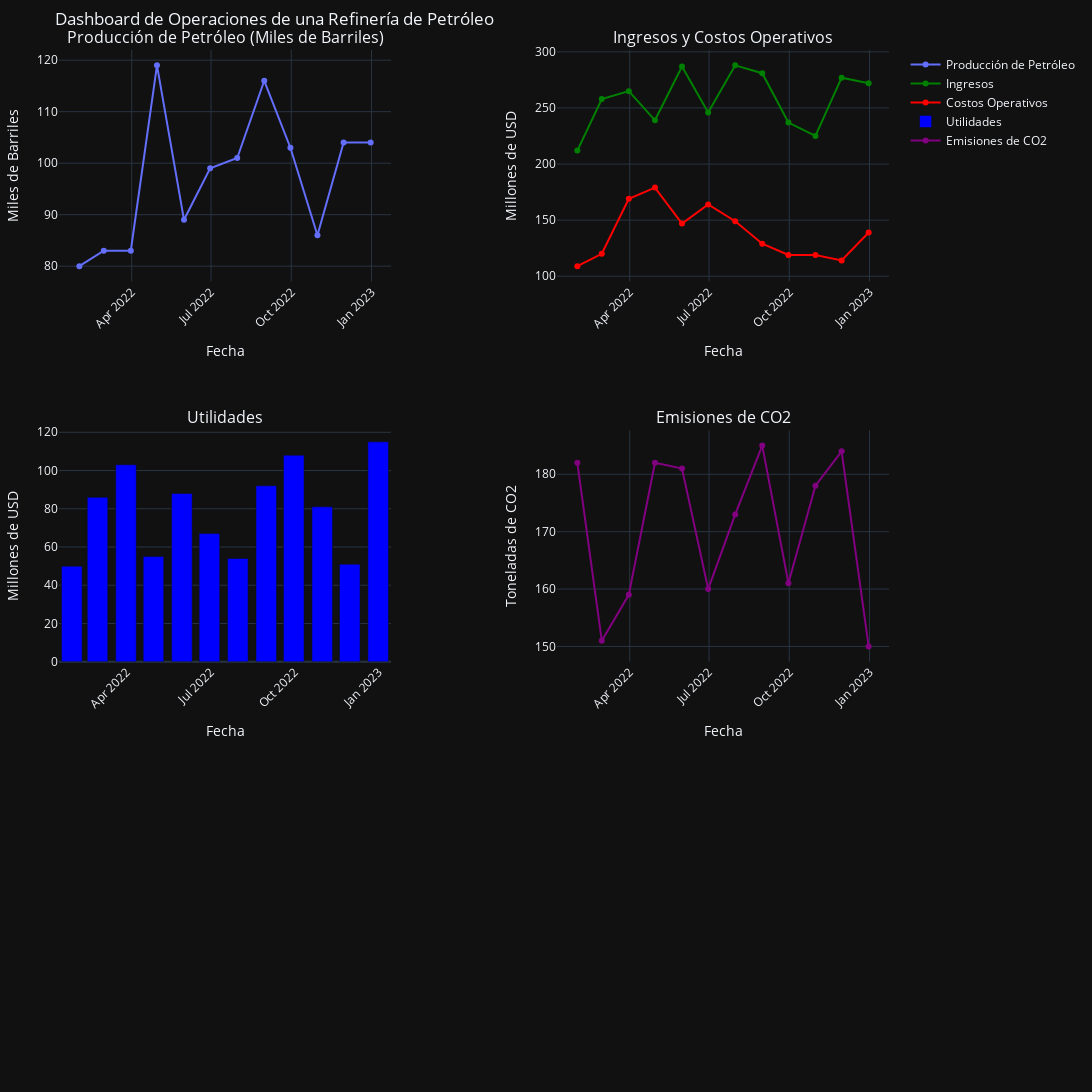

This figure's notebook cell:
### Code cell
import pandas as pd
import numpy as np
import plotly.subplots as sp
from plotly import graph_objs as go

# Generar datos ficticios
np.random.seed(0)
dates = pd.date_range(start="2022-01-01", end="2023-01-01", freq="M")
data = pd.DataFrame({
    "Fecha": dates,
    "Produccion_petroleo": np.random.randint(80, 120, len(dates)),  # Producción en miles de barriles
    "Ingresos": np.random.randint(200, 300, len(dates)),  # Ingresos en millones de dólares
    "Costos_Operacion": np.random.randint(100, 180, len(dates)),  # Costos en millones de dólares
    "Emisiones_CO2": np.random.randint(150, 200, len(dates)),  # Emisiones en toneladas
    "Utilidades": np.random.randint(50, 120, len(dates))  # Utilidades en millones de dólares
})
data.set_index("Fecha", inplace=True)

# Crear subplots para el dashboard
fig = sp.make_subplots(
    rows=3, cols=2, 
    subplot_titles=(
        "Producción de Petróleo (Miles de Barriles)", 
        "Ingresos y Costos Operativos",
        "Utilidades", 
        "Emisiones de CO2"
    ),
    vertical_spacing=0.15,  # Espaciado vertical entre subplots
    horizontal_spacing=0.20  # Espaciado horizontal entre subplots
)

# Gráfico 1: Producción de petróleo
fig.add_trace(go.Scatter(x=data.index, y=data["Produccion_petroleo"], mode='lines+markers', name="Producción de Petróleo"),
              row=1, col=1)

# Gráfico 2: Ingresos y Costos Operativos
fig.add_trace(go.Scatter(x=data.index, y=data["Ingresos"], mode='lines+markers', name="Ingresos", line=dict(color='green')),
              row=1, col=2)
fig.add_trace(go.Scatter(x=data.index, y=data["Costos_Operacion"], mode='lines+markers', name="Costos Operativos", line=dict(color='red')),
              row=1, col=2)

# Gráfico 3: Utilidades
fig.add_trace(go.Bar(x=data.index, y=data["Utilidades"], name="Utilidades", marker=dict(color='blue')),
              row=2, col=1)

# Gráfico 4: Emisiones de CO2
fig.add_trace(go.Scatter(x=data.index, y=data["Emisiones_CO2"], mode='lines+markers', name="Emisiones de CO2", line=dict(color='purple')),
              row=2, col=2)

# Ajustar layout del dashboard
fig.update_layout(
    title="Dashboard de Operaciones de una Refinería de Petróleo",
    height=1200,  # Altura total aumentada
    width=1600,   # Ancho total aumentado
    showlegend=True, 
    template="plotly_dark",
    margin=dict(l=50, r=50, t=50, b=50)  # Márgenes ajustados
)

# Ajustar ejes y etiquetas
fig.update_xaxes(title_text="Fecha", tickangle=-45, row=1, col=1)  # Rotar etiquetas del eje X
fig.update_yaxes(title_text="Miles de Barriles", row=1, col=1)

fig.update_xaxes(title_text="Fecha", tickangle=-45, row=1, col=2)  # Rotar etiquetas del eje X
fig.update_yaxes(title_text="Millones de USD", row=1, col=2)

fig.update_xaxes(title_text="Fecha", tickangle=-45, row=2, col=1)  # Rotar etiquetas del eje X
fig.update_yaxes(title_text="Millones de USD", row=2, col=1)

fig.update_xaxes(title_text="Fecha", tickangle=-45, row=2, col=2)  # Rotar etiquetas del eje X
fig.update_yaxes(title_text="Toneladas de CO2", row=2, col=2)

# Mostrar el dashboard
fig.show()

### Figure 1 — Plotly figure (JSON) as saved in the notebook; plotly's stock layout.template omitted (floating-point values rounded to 4 significant figures)
{"data": [{"mode": "lines+markers", "name": "Producción de Petróleo", "type": "scatter", "x": ["2022-01-31T00:00:00", "2022-02-28T00:00:00", "2022-03-31T00:00:00", "2022-04-30T00:00:00", "2022-05-31T00:00:00", "2022-06-30T00:00:00", "2022-07-31T00:00:00", "2022-08-31T00:00:00", "2022-09-30T00:00:00", "2022-10-31T00:00:00", "2022-11-30T00:00:00", "2022-12-31T00:00:00"], "xaxis": "x", "y": [80, 83, 83, 119, 89, 99, 101, 116, 103, 86, 104, 104], "yaxis": "y"}, {"line": {"color": "green"}, "mode": "lines+markers", "name": "Ingresos", "type": "scatter", "x": ["2022-01-31T00:00:00", "2022-02-28T00:00:00", "2022-03-31T00:00:00", "2022-04-30T00:00:00", "2022-05-31T00:00:00", "2022-06-30T00:00:00", "2022-07-31T00:00:00", "2022-08-31T00:00:00", "2022-09-30T00:00:00", "2022-10-31T00:00:00", "2022-11-30T00:00:00", "2022-12-31T00:00:00"], "xaxis": "x2", "y": [212, 258, 265, 239, 287, 246, 288, 281, 237, 225, 277, 272], "yaxis": "y2"}, {"line": {"color": "red"}, "mode": "lines+markers", "name": "Costos Operativos", "type": "scatter", "x": ["2022-01-31T00:00:00", "2022-02-28T00:00:00", "2022-03-31T00:00:00", "2022-04-30T00:00:00", "2022-05-31T00:00:00", "2022-06-30T00:00:00", "2022-07-31T00:00:00", "2022-08-31T00:00:00", "2022-09-30T00:00:00", "2022-10-31T00:00:00", "2022-11-30T00:00:00", "2022-12-31T00:00:00"], "xaxis": "x2", "y": [109, 120, 169, 179, 147, 164, 149, 129, 119, 119, 114, 139], "yaxis": "y2"}, {"marker": {"color": "blue"}, "name": "Utilidades", "type": "bar", "x": ["2022-01-31T00:00:00", "2022-02-28T00:00:00", "2022-03-31T00:00:00", "2022-04-30T00:00:00", "2022-05-31T00:00:00", "2022-06-30T00:00:00", "2022-07-31T00:00:00", "2022-08-31T00:00:00", "2022-09-30T00:00:00", "2022-10-31T00:00:00", "2022-11-30T00:00:00", "2022-12-31T00:00:00"], "xaxis": "x3", "y": [50, 86, 103, 55, 88, 67, 54, 92, 108, 81, 51, 115], "yaxis": "y3"}, {"line": {"color": "purple"}, "mode": "lines+markers", "name": "Emisiones de CO2", "type": "scatter", "x": ["2022-01-31T00:00:00", "2022-02-28T00:00:00", "2022-03-31T00:00:00", "2022-04-30T00:00:00", "2022-05-31T00:00:00", "2022-06-30T00:00:00", "2022-07-31T00:00:00", "2022-08-31T00:00:00", "2022-09-30T00:00:00", "2022-10-31T00:00:00", "2022-11-30T00:00:00", "2022-12-31T00:00:00"], "xaxis": "x4", "y": [182, 151, 159, 182, 181, 160, 173, 185, 161, 178, 184, 150], "yaxis": "y4"}], "layout": {"annotations": [{"font": {"size": 16}, "showarrow": false, "text": "Producción de Petróleo (Miles de Barriles)", "x": 0.2, "xanchor": "center", "xref": "paper", "y": 1.0, "yanchor": "bottom", "yref": "paper"}, {"font": {"size": 16}, "showarrow": false, "text": "Ingresos y Costos Operativos", "x": 0.8, "xanchor": "center", "xref": "paper", "y": 1.0, "yanchor": "bottom", "yref": "paper"}, {"font": {"size": 16}, "showarrow": false, "text": "Utilidades", "x": 0.2, "xanchor": "center", "xref": "paper", "y": 0.6167, "yanchor": "bottom", "yref": "paper"}, {"font": {"size": 16}, "showarrow": false, "text": "Emisiones de CO2", "x": 0.8, "xanchor": "center", "xref": "paper", "y": 0.6167, "yanchor": "bottom", "yref": "paper"}], "height": 1200, "margin": {"b": 50, "l": 50, "r": 50, "t": 50}, "showlegend": true, "title": {"text": "Dashboard de Operaciones de una Refinería de Petróleo"}, "width": 1600, "xaxis": {"anchor": "y", "autorange": true, "domain": [0, 0.4], "range": ["2022-01-09 11:08:35.7394", "2023-01-21 12:51:24.2606"], "tickangle": -45, "title": {"text": "Fecha"}, "type": "date"}, "xaxis2": {"anchor": "y2", "autorange": true, "domain": [0.6, 1], "range": ["2022-01-09 11:08:35.7394", "2023-01-21 12:51:24.2606"], "tickangle": -45, "title": {"text": "Fecha"}, "type": "date"}, "xaxis3": {"anchor": "y3", "autorange": true, "domain": [0, 0.4], "range": ["2022-01-17", "2023-01-14"], "tickangle": -45, "title": {"text": "Fecha"}, "type": "date"}, "xaxis4": {"anchor": "y4", "autorange": true, "domain": [0.6, 1], "range": ["2022-01-09 11:08:35.7394", "2023-01-21 12:51:24.2606"], "tickangle": -45, "title": {"text": "Fecha"}, "type": "date"}, "xaxis5": {"anchor": "y5", "domain": [0, 0.4]}, "xaxis6": {"anchor": "y6", "domain": [0.6, 1]}, "yaxis": {"anchor": "x", "autorange": true, "domain": [0.7667, 1.0], "range": [77.11, 121.9], "title": {"text": "Miles de Barriles"}, "type": "linear"}, "yaxis2": {"anchor": "x2", "autorange": true, "domain": [0.7667, 1.0], "range": [95.72, 301.3], "title": {"text": "Millones de USD"}, "type": "linear"}, "yaxis3": {"anchor": "x3", "autorange": true, "domain": [0.3833, 0.6167], "range": [0, 121.1], "title": {"text": "Millones de USD"}, "type": "linear"}, "yaxis4": {"anchor": "x4", "autorange": true, "domain": [0.3833, 0.6167], "range": [147.4, 187.6], "title": {"text": "Toneladas de CO2"}, "type": "linear"}, "yaxis5": {"anchor": "x5", "domain": [0, 0.2333]}, "yaxis6": {"anchor": "x6", "domain": [0, 0.2333]}}}
